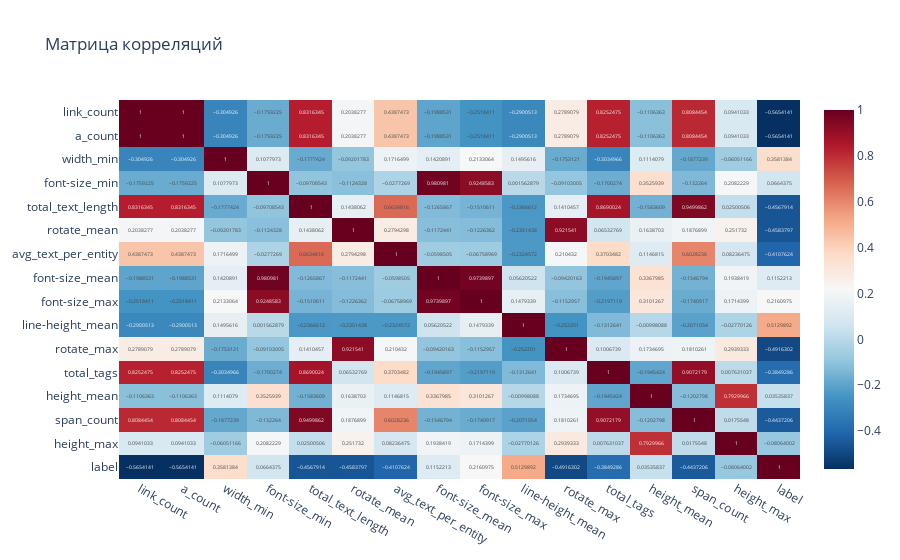

Write notebook code for a chart like this one.
### Markdown cell above
| Столбец               | Описание                                                                  |
| --------------------- | ------------------------------------------------------------------------- |
| `link_count`          | Количество ссылок `<a>` на странице.                                      |
| `a_count`             | Количество тегов `<a>` на странице (по сути то же, что `link_count`).     |
| `width_min`           | Минимальная ширина элементов на странице (px).                            |
| `font-size_min`       | Минимальный размер шрифта на странице (px).                               |
| `total_text_length`   | Общее количество символов текста на странице.                             |
| `rotate_mean`         | Средний угол поворота элементов (deg).                                    |
| `avg_text_per_entity` | Средняя длина текста на один entity (`total_text_length / entity_count`). |
| `font-size_mean`      | Средний размер шрифта (px).                                               |
| `font-size_max`       | Максимальный размер шрифта (px).                                          |
| `line-height_mean`    | Средний line-height элементов.                                            |
| `rotate_max`          | Максимальный угол поворота элементов (deg).                               |
| `total_tags`          | Общее количество тегов на странице.                                       |
| `height_mean`         | Средняя высота элементов (px).                                            |
| `span_count`          | Количество тегов `<span>` на странице.                                    |
| `height_max`          | Максимальная высота элементов (px).                                       |
| `label`               | Метка страницы (1 = хорошая, 0 = плохая).                                 |

### Code cell
corr_matrix = df.corr()

# Создаем тепловую карту
fig = px.imshow(corr_matrix,
                text_auto=True,
                aspect="auto",
                color_continuous_scale='RdBu_r',
                title='Матрица корреляций')
fig.show()

### Figure 1 — Plotly figure (JSON) as saved in the notebook; plotly's stock layout.template omitted (floating-point values rounded to 4 significant figures; data arrays with more than 128 entries replaced by an {"elided": "..."} marker saying what was removed)
{"data": [{"coloraxis": "coloraxis", "hovertemplate": "x: %{x}<br>y: %{y}<br>color: %{z}<extra></extra>", "name": "0", "texttemplate": "%{z}", "type": "heatmap", "x": ["link_count", "a_count", "width_min", "font-size_min", "total_text_length", "rotate_mean", "avg_text_per_entity", "font-size_mean", "font-size_max", "line-height_mean", "rotate_max", "total_tags", "height_mean", "span_count", "height_max", "label"], "xaxis": "x", "y": ["link_count", "a_count", "width_min", "font-size_min", "total_text_length", "rotate_mean", "avg_text_per_entity", "font-size_mean", "font-size_max", "line-height_mean", "rotate_max", "total_tags", "height_mean", "span_count", "height_max", "label"], "yaxis": "y", "z": {"elided": "16x16 float values"}}], "layout": {"autosize": true, "coloraxis": {"colorscale": [[0, "rgb(5,48,97)"], [0.1, "rgb(33,102,172)"], [0.2, "rgb(67,147,195)"], [0.3, "rgb(146,197,222)"], [0.4, "rgb(209,229,240)"], [0.5, "rgb(247,247,247)"], [0.6, "rgb(253,219,199)"], [0.7, "rgb(244,165,130)"], [0.8, "rgb(214,96,77)"], [0.9, "rgb(178,24,43)"], [1, "rgb(103,0,31)"]]}, "title": {"text": "Матрица корреляций"}, "xaxis": {"anchor": "y", "autorange": true, "domain": [0, 1], "range": [-0.5, 15.5], "type": "category"}, "yaxis": {"anchor": "x", "autorange": true, "domain": [0, 1], "range": [15.5, -0.5], "type": "category"}}}
